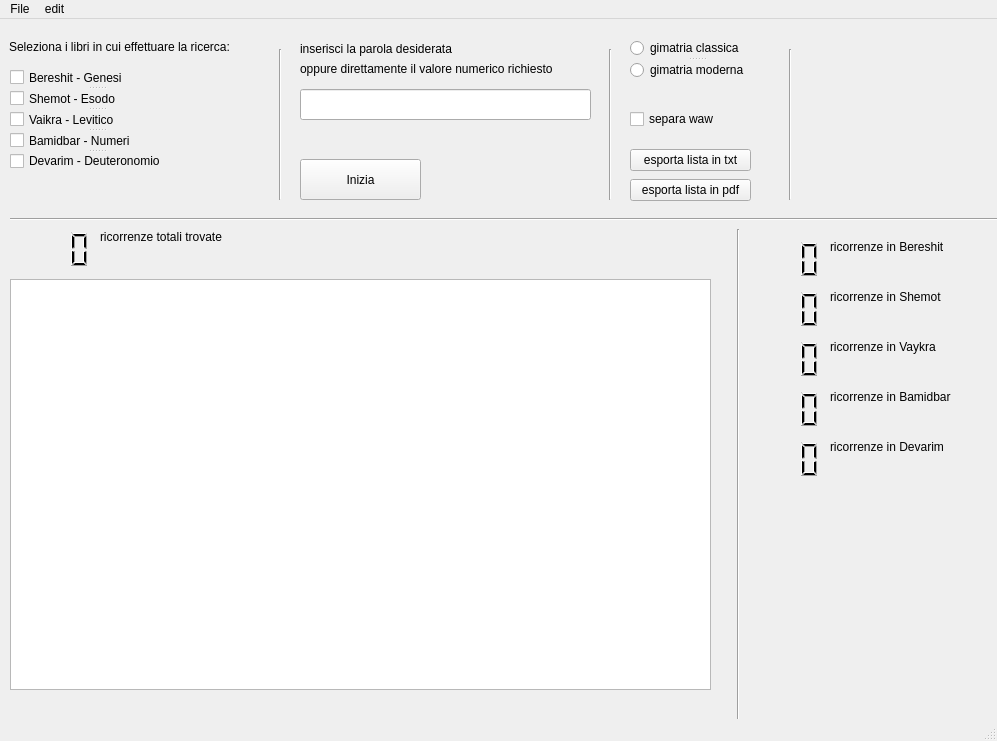
<?xml version="1.0" encoding="UTF-8"?>
<ui version="4.0">
 <class>MainWindow</class>
 <widget class="QMainWindow" name="MainWindow">
  <property name="geometry">
   <rect>
    <x>0</x>
    <y>0</y>
    <width>997</width>
    <height>741</height>
   </rect>
  </property>
  <property name="windowTitle">
   <string>MainWindow</string>
  </property>
  <widget class="QWidget" name="centralwidget">
   <widget class="QPushButton" name="pushButton">
    <property name="geometry">
     <rect>
      <x>300</x>
      <y>140</y>
      <width>121</width>
      <height>41</height>
     </rect>
    </property>
    <property name="mouseTracking">
     <bool>false</bool>
    </property>
    <property name="text">
     <string>Inizia</string>
    </property>
   </widget>
   <widget class="QLabel" name="label">
    <property name="geometry">
     <rect>
      <x>9</x>
      <y>20</y>
      <width>255</width>
      <height>16</height>
     </rect>
    </property>
    <property name="text">
     <string>Seleziona i libri in cui effettuare la ricerca:</string>
    </property>
   </widget>
   <widget class="QLabel" name="label_2">
    <property name="geometry">
     <rect>
      <x>300</x>
      <y>20</y>
      <width>181</width>
      <height>20</height>
     </rect>
    </property>
    <property name="text">
     <string>inserisci la parola desiderata</string>
    </property>
   </widget>
   <widget class="QLabel" name="label_3">
    <property name="geometry">
     <rect>
      <x>300</x>
      <y>40</y>
      <width>301</width>
      <height>20</height>
     </rect>
    </property>
    <property name="text">
     <string>oppure direttamente il valore numerico richiesto</string>
    </property>
   </widget>
   <widget class="Line" name="line">
    <property name="geometry">
     <rect>
      <x>270</x>
      <y>30</y>
      <width>20</width>
      <height>151</height>
     </rect>
    </property>
    <property name="orientation">
     <enum>Qt::Vertical</enum>
    </property>
   </widget>
   <widget class="Line" name="line_2">
    <property name="geometry">
     <rect>
      <x>600</x>
      <y>30</y>
      <width>20</width>
      <height>151</height>
     </rect>
    </property>
    <property name="orientation">
     <enum>Qt::Vertical</enum>
    </property>
   </widget>
   <widget class="Line" name="line_3">
    <property name="geometry">
     <rect>
      <x>10</x>
      <y>190</y>
      <width>1031</width>
      <height>21</height>
     </rect>
    </property>
    <property name="orientation">
     <enum>Qt::Horizontal</enum>
    </property>
   </widget>
   <widget class="QLCDNumber" name="lcdSomma">
    <property name="geometry">
     <rect>
      <x>10</x>
      <y>210</y>
      <width>81</width>
      <height>41</height>
     </rect>
    </property>
    <property name="frameShape">
     <enum>QFrame::NoFrame</enum>
    </property>
    <property name="frameShadow">
     <enum>QFrame::Raised</enum>
    </property>
    <property name="digitCount">
     <number>4</number>
    </property>
   </widget>
   <widget class="QLabel" name="label_4">
    <property name="geometry">
     <rect>
      <x>100</x>
      <y>210</y>
      <width>161</width>
      <height>16</height>
     </rect>
    </property>
    <property name="text">
     <string>ricorrenze totali trovate</string>
    </property>
   </widget>
   <widget class="Line" name="line_4">
    <property name="geometry">
     <rect>
      <x>730</x>
      <y>210</y>
      <width>16</width>
      <height>501</height>
     </rect>
    </property>
    <property name="orientation">
     <enum>Qt::Vertical</enum>
    </property>
   </widget>
   <widget class="QSplitter" name="splitter">
    <property name="geometry">
     <rect>
      <x>630</x>
      <y>20</y>
      <width>133</width>
      <height>40</height>
     </rect>
    </property>
    <property name="orientation">
     <enum>Qt::Vertical</enum>
    </property>
    <widget class="QRadioButton" name="radioButtonClassic">
     <property name="enabled">
      <bool>true</bool>
     </property>
     <property name="text">
      <string>gimatria classica</string>
     </property>
     <property name="checkable">
      <bool>true</bool>
     </property>
     <property name="checked">
      <bool>false</bool>
     </property>
    </widget>
    <widget class="QRadioButton" name="radioButtonModern">
     <property name="text">
      <string>gimatria moderna</string>
     </property>
    </widget>
   </widget>
   <widget class="QSplitter" name="splitter_2">
    <property name="geometry">
     <rect>
      <x>10</x>
      <y>50</y>
      <width>174</width>
      <height>100</height>
     </rect>
    </property>
    <property name="orientation">
     <enum>Qt::Vertical</enum>
    </property>
    <widget class="QCheckBox" name="checkBereshit">
     <property name="text">
      <string>Bereshit - Genesi</string>
     </property>
    </widget>
    <widget class="QCheckBox" name="checkShemot">
     <property name="text">
      <string>Shemot - Esodo</string>
     </property>
    </widget>
    <widget class="QCheckBox" name="checkVaykra">
     <property name="enabled">
      <bool>true</bool>
     </property>
     <property name="text">
      <string>Vaikra - Levitico</string>
     </property>
    </widget>
    <widget class="QCheckBox" name="checkBamidbar">
     <property name="text">
      <string>Bamidbar - Numeri</string>
     </property>
    </widget>
    <widget class="QCheckBox" name="checkDevarim">
     <property name="text">
      <string>Devarim - Deuteronomio</string>
     </property>
    </widget>
   </widget>
   <widget class="QLCDNumber" name="lcdBereshit">
    <property name="geometry">
     <rect>
      <x>740</x>
      <y>220</y>
      <width>81</width>
      <height>41</height>
     </rect>
    </property>
    <property name="palette">
     <palette>
      <active>
       <colorrole role="Text">
        <brush brushstyle="SolidPattern">
         <color alpha="255">
          <red>3</red>
          <green>130</green>
          <blue>28</blue>
         </color>
        </brush>
       </colorrole>
       <colorrole role="BrightText">
        <brush brushstyle="SolidPattern">
         <color alpha="255">
          <red>87</red>
          <green>255</green>
          <blue>101</blue>
         </color>
        </brush>
       </colorrole>
       <colorrole role="ButtonText">
        <brush brushstyle="SolidPattern">
         <color alpha="255">
          <red>7</red>
          <green>77</green>
          <blue>0</blue>
         </color>
        </brush>
       </colorrole>
      </active>
      <inactive>
       <colorrole role="Text">
        <brush brushstyle="SolidPattern">
         <color alpha="255">
          <red>3</red>
          <green>130</green>
          <blue>28</blue>
         </color>
        </brush>
       </colorrole>
       <colorrole role="BrightText">
        <brush brushstyle="SolidPattern">
         <color alpha="255">
          <red>87</red>
          <green>255</green>
          <blue>101</blue>
         </color>
        </brush>
       </colorrole>
       <colorrole role="ButtonText">
        <brush brushstyle="SolidPattern">
         <color alpha="255">
          <red>7</red>
          <green>77</green>
          <blue>0</blue>
         </color>
        </brush>
       </colorrole>
      </inactive>
      <disabled>
       <colorrole role="Text">
        <brush brushstyle="SolidPattern">
         <color alpha="255">
          <red>190</red>
          <green>190</green>
          <blue>190</blue>
         </color>
        </brush>
       </colorrole>
       <colorrole role="BrightText">
        <brush brushstyle="SolidPattern">
         <color alpha="255">
          <red>87</red>
          <green>255</green>
          <blue>101</blue>
         </color>
        </brush>
       </colorrole>
       <colorrole role="ButtonText">
        <brush brushstyle="SolidPattern">
         <color alpha="255">
          <red>190</red>
          <green>190</green>
          <blue>190</blue>
         </color>
        </brush>
       </colorrole>
      </disabled>
     </palette>
    </property>
    <property name="frameShape">
     <enum>QFrame::NoFrame</enum>
    </property>
    <property name="smallDecimalPoint">
     <bool>false</bool>
    </property>
    <property name="digitCount">
     <number>4</number>
    </property>
    <property name="value" stdset="0">
     <double>0.000000000000000</double>
    </property>
    <property name="intValue" stdset="0">
     <number>0</number>
    </property>
   </widget>
   <widget class="QLCDNumber" name="lcdShemot">
    <property name="geometry">
     <rect>
      <x>740</x>
      <y>270</y>
      <width>81</width>
      <height>41</height>
     </rect>
    </property>
    <property name="frameShape">
     <enum>QFrame::NoFrame</enum>
    </property>
    <property name="digitCount">
     <number>4</number>
    </property>
   </widget>
   <widget class="QLCDNumber" name="lcdVaykra">
    <property name="geometry">
     <rect>
      <x>740</x>
      <y>320</y>
      <width>81</width>
      <height>41</height>
     </rect>
    </property>
    <property name="frameShape">
     <enum>QFrame::NoFrame</enum>
    </property>
    <property name="digitCount">
     <number>4</number>
    </property>
   </widget>
   <widget class="QLCDNumber" name="lcdBamidbar">
    <property name="geometry">
     <rect>
      <x>740</x>
      <y>370</y>
      <width>81</width>
      <height>41</height>
     </rect>
    </property>
    <property name="frameShape">
     <enum>QFrame::NoFrame</enum>
    </property>
    <property name="digitCount">
     <number>4</number>
    </property>
   </widget>
   <widget class="QLCDNumber" name="lcdDevarim">
    <property name="geometry">
     <rect>
      <x>740</x>
      <y>420</y>
      <width>81</width>
      <height>41</height>
     </rect>
    </property>
    <property name="frameShape">
     <enum>QFrame::NoFrame</enum>
    </property>
    <property name="digitCount">
     <number>4</number>
    </property>
   </widget>
   <widget class="QLabel" name="label_5">
    <property name="geometry">
     <rect>
      <x>830</x>
      <y>220</y>
      <width>161</width>
      <height>16</height>
     </rect>
    </property>
    <property name="text">
     <string>ricorrenze in Bereshit</string>
    </property>
   </widget>
   <widget class="QLabel" name="label_6">
    <property name="geometry">
     <rect>
      <x>830</x>
      <y>270</y>
      <width>161</width>
      <height>16</height>
     </rect>
    </property>
    <property name="text">
     <string>ricorrenze in Shemot</string>
    </property>
   </widget>
   <widget class="QLabel" name="label_7">
    <property name="geometry">
     <rect>
      <x>830</x>
      <y>320</y>
      <width>161</width>
      <height>16</height>
     </rect>
    </property>
    <property name="text">
     <string>ricorrenze in Vaykra</string>
    </property>
   </widget>
   <widget class="QLabel" name="label_8">
    <property name="geometry">
     <rect>
      <x>830</x>
      <y>370</y>
      <width>161</width>
      <height>16</height>
     </rect>
    </property>
    <property name="text">
     <string>ricorrenze in Bamidbar</string>
    </property>
   </widget>
   <widget class="QLabel" name="label_9">
    <property name="geometry">
     <rect>
      <x>830</x>
      <y>420</y>
      <width>161</width>
      <height>16</height>
     </rect>
    </property>
    <property name="text">
     <string>ricorrenze in Devarim</string>
    </property>
   </widget>
   <widget class="QLineEdit" name="textImmission">
    <property name="geometry">
     <rect>
      <x>300</x>
      <y>70</y>
      <width>291</width>
      <height>31</height>
     </rect>
    </property>
   </widget>
   <widget class="QCheckBox" name="checkBox">
    <property name="geometry">
     <rect>
      <x>630</x>
      <y>90</y>
      <width>131</width>
      <height>20</height>
     </rect>
    </property>
    <property name="text">
     <string>separa waw</string>
    </property>
   </widget>
   <widget class="QPushButton" name="pushButton_2">
    <property name="geometry">
     <rect>
      <x>630</x>
      <y>130</y>
      <width>121</width>
      <height>22</height>
     </rect>
    </property>
    <property name="text">
     <string>esporta lista in txt</string>
    </property>
   </widget>
   <widget class="QPushButton" name="pushButton_3">
    <property name="geometry">
     <rect>
      <x>630</x>
      <y>160</y>
      <width>121</width>
      <height>22</height>
     </rect>
    </property>
    <property name="text">
     <string>esporta lista in pdf</string>
    </property>
   </widget>
   <widget class="Line" name="line_5">
    <property name="geometry">
     <rect>
      <x>780</x>
      <y>30</y>
      <width>20</width>
      <height>151</height>
     </rect>
    </property>
    <property name="orientation">
     <enum>Qt::Vertical</enum>
    </property>
   </widget>
   <widget class="QTableView" name="listOutput">
    <property name="enabled">
     <bool>true</bool>
    </property>
    <property name="geometry">
     <rect>
      <x>10</x>
      <y>260</y>
      <width>701</width>
      <height>411</height>
     </rect>
    </property>
    <property name="autoFillBackground">
     <bool>false</bool>
    </property>
    <property name="styleSheet">
     <string notr="true"/>
    </property>
    <property name="frameShadow">
     <enum>QFrame::Plain</enum>
    </property>
   </widget>
  </widget>
  <widget class="QMenuBar" name="menubar">
   <property name="geometry">
    <rect>
     <x>0</x>
     <y>0</y>
     <width>997</width>
     <height>22</height>
    </rect>
   </property>
   <widget class="QMenu" name="menuFile">
    <property name="title">
     <string>File</string>
    </property>
    <addaction name="actionSave"/>
    <addaction name="actionOpen"/>
    <addaction name="actionOpen_recent"/>
   </widget>
   <widget class="QMenu" name="menuEdit">
    <property name="title">
     <string>edit</string>
    </property>
    <addaction name="actionClassic_mode"/>
    <addaction name="actionModern_mode"/>
   </widget>
   <addaction name="menuFile"/>
   <addaction name="menuEdit"/>
  </widget>
  <widget class="QStatusBar" name="statusbar"/>
  <action name="actionSave">
   <property name="text">
    <string>Save...</string>
   </property>
  </action>
  <action name="actionOpen">
   <property name="text">
    <string>Open</string>
   </property>
  </action>
  <action name="actionOpen_recent">
   <property name="text">
    <string>Open recent</string>
   </property>
  </action>
  <action name="actionClassic_mode">
   <property name="text">
    <string>classic mode</string>
   </property>
  </action>
  <action name="actionModern_mode">
   <property name="text">
    <string>modern mode</string>
   </property>
  </action>
 </widget>
 <resources/>
 <connections/>
</ui>
